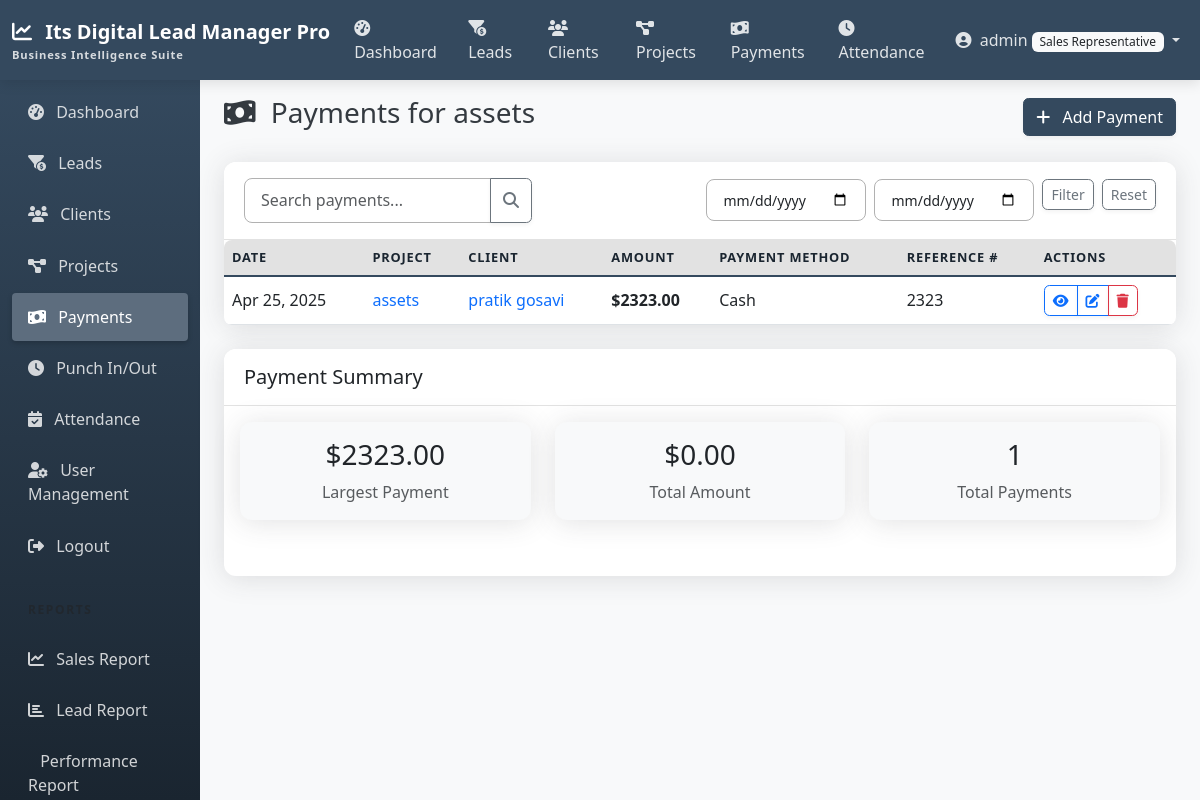
Screenshot of /payments/project/1/ (signed in) with the database file from the repository.
### accounts/models.py (models this page shows, shortened)
class CustomUser(AbstractUser):
    ROLE_CHOICES = (
        ('admin', 'Admin'),
        ('manager', 'Manager'),
        ('team_leader', 'Team Leader'),
        ('sales_rep', 'Sales Representative'),
    )
    role = models.CharField(max_length=20, choices=ROLE_CHOICES, default='sales_rep')

### projects/models.py (models this page shows, shortened)
class Project(models.Model):
    STATUS_CHOICES = [
        ('started', 'started'),
        ('figma_completed', 'figma done'),
        ('frontend_completed', 'frontend completed'),
        ('backend_completed', 'backend completed'),
        ('completed', 'completed'),
    ]
    name = models.CharField(max_length=255)
    description = models.TextField(blank=True, null=True)
    client = models.ForeignKey(Client, on_delete=models.CASCADE, related_name='projects')
    start_date = models.DateField()
    end_date = models.DateField(blank=True, null=True)
    status = models.CharField(max_length=20, choices=STATUS_CHOICES, default='upcoming')
    budget = models.DecimalField(max_digits=12, decimal_places=2, default=0)
    notes = models.TextField(blank=True, null=True)
    created_by = models.ForeignKey(
        CustomUser,
        related_name='created_projects',
        on_delete=models.SET_NULL,
        null=True,
        blank=True
    )
    created_at = models.DateTimeField(auto_now_add=True)
    updated_at = models.DateTimeField(auto_now=True)
    class Meta:
        ordering = ['-created_at']

### payments/models.py (models this page shows, shortened)
class Payment(models.Model):
    STATUS_CHOICES = [
        ('Cash', 'Cash'),
        ('UPI', 'figma done'),
        ('Other_Company', 'Other_Company'),
        ('Cheque', 'Cheque'),
        ('Paypal', 'Paypal'),
    ]
    project = models.ForeignKey(Project, on_delete=models.CASCADE, related_name='payments')
    amount = models.DecimalField(max_digits=12, decimal_places=2)
    payment_date = models.DateField()
    payment_method = models.CharField(max_length=20, choices=STATUS_CHOICES, default='upcoming')
    description = models.TextField(blank=True, null=True)
    reference_number = models.CharField(max_length=100, blank=True, null=True)
    created_by = models.ForeignKey(
        CustomUser,
        related_name='created_payments',
        on_delete=models.SET_NULL,
        null=True,
        blank=True
    )
    created_at = models.DateTimeField(auto_now_add=True)
    updated_at = models.DateTimeField(auto_now=True)
    class Meta:
        ordering = ['-payment_date']

### clients/models.py (models this page shows, shortened)
class Client(models.Model):
    name = models.CharField(max_length=255)
    company = models.CharField(max_length=255, blank=True, null=True)
    phone = models.CharField(max_length=20)
    email = models.EmailField()
    address = models.TextField(blank=True, null=True)
    notes = models.TextField(blank=True, null=True)
    lead = models.OneToOneField(
        Lead,
        on_delete=models.SET_NULL,
        null=True,
        blank=True,
        related_name='converted_client'
    )
    created_by = models.ForeignKey(
        CustomUser,
        related_name='created_clients',
        on_delete=models.SET_NULL,
        null=True,
        blank=True
    )
    created_at = models.DateTimeField(auto_now_add=True)
    updated_at = models.DateTimeField(auto_now=True)
    class Meta:
        ordering = ['-created_at']

### payments/views.py (the view, shortened to what this page needs)
# urls.py: path('project/<int:project_id>/', views.ProjectPaymentsView.as_view(), name='project_payments'),
class ProjectPaymentsView(LoginRequiredMixin, ListView):
    model = Payment
    template_name = 'payments/payment_list.html'
    context_object_name = 'payments'
    paginate_by = 10
    def dispatch(self, request, *args, **kwargs):
        self.project = get_object_or_404(Project, pk=kwargs['project_id'])
        return super().dispatch(request, *args, **kwargs)
    def get_queryset(self):
        return Payment.objects.filter(project=self.project)
    def get_context_data(self, **kwargs):
        context = super().get_context_data(**kwargs)
        context['project'] = self.project
        context['show_project_detail'] = False
        return context

### templates/payments/payment_list.html (shortened to what this page needs)
{% extends 'base.html' %}
{% block content %}
<div class="d-flex justify-content-between align-items-center mb-4">
    <h1 class="h3">
        <i class="fas fa-money-bill-wave me-2"></i>
        {% if project %}Payments for {{ project.name }}{% else %}All Payments{% endif %}
    </h1>
    <div>
        <a href="{% url 'payment_add' %}{% if project %}?project={{ project.id }}{% endif %}" class="btn btn-primary">
            <i class="fas fa-plus me-2"></i> Add Payment
        </a>
    </div>
</div>
<div class="card shadow">
    <div class="card-header bg-white">
        <div class="row align-items-center">
            <div class="col-md-4">
                <form action="" method="get" class="input-group">
                    <input type="text" name="search" class="form-control" placeholder="Search payments..." value="{{ search_query }}">
                    <button type="submit" class="btn btn-outline-secondary">
                        <i class="fas fa-search"></i>
                    </button>
                </form>
            </div>
            <div class="col-md-8">
                <div class="d-flex justify-content-end">
                    <form action="" method="get" class="row g-2">
                        <div class="col-auto">
                            <input type="date" name="start_date" class="form-control form-control-sm" placeholder="Start Date" value="{{ start_date }}">
                        </div>
                        <div class="col-auto">
                            <input type="date" name="end_date" class="form-control form-control-sm" placeholder="End Date" value="{{ end_date }}">
                        </div>
                        <div class="col-auto">
                            <button type="submit" class="btn btn-sm btn-outline-secondary">Filter</button>
                        </div>
                        <div class="col-auto">
                            <a href="{% if project %}{% url 'project_payments' project.id %}{% else %}{% url 'payment_list' %}{% endif %}" class="btn btn-sm btn-outline-secondary">Reset</a>
                        </div>
                    </form>
                </div>
            </div>
        </div>
    </div>
    <div class="table-responsive">
        <table class="table table-hover align-middle mb-0">
            <thead class="table-light">
                <tr>
                    <th scope="col">Date</th>
                    <th scope="col">Project</th>
                    <th scope="col">Client</th>
                    <th scope="col">Amount</th>
                    <th scope="col">Payment Method</th>
                    <th scope="col">Reference #</th>
                    <th scope="col">Actions</th>
                </tr>
            </thead>
            <tbody>
                {% for payment in payments %}
                <tr>
                    <td>{{ payment.payment_date|date:"M d, Y" }}</td>
                    <td>
                        <a href="{% url 'project_detail' payment.project.id %}" class="text-decoration-none">
                            {{ payment.project.name }}
                        </a>
                    </td>
                    <td>
                        <a href="{% url 'client_detail' payment.project.client.id %}" class="text-decoration-none">
                            {{ payment.project.client.name }}
                        </a>
                    </td>
                    <td class="fw-bold">${{ payment.amount }}</td>
                    <td>{{ payment.payment_method|default:"-" }}</td>
                    <td>{{ payment.reference_number|default:"-" }}</td>
                    <td>
                        <div class="btn-group btn-group-sm">
                            <a href="{% url 'payment_detail' payment.id %}" class="btn btn-outline-primary" title="View">
                                <i class="fas fa-eye"></i>
                            </a>
                            <a href="{% url 'payment_edit' payment.id %}" class="btn btn-outline-primary" title="Edit">
                                <i class="fas fa-edit"></i>
                            </a>
                            {% if user.is_superuser or user.role in 'admin,manager' %}
                            <a href="{% url 'payment_delete' payment.id %}" class="btn btn-outline-danger" title="Delete">
                                <i class="fas fa-trash"></i>
                            </a>
                            {% endif %}
                        </div>
                    </td>
                </tr>
                {% endfor %}
            </tbody>
        </table>
    </div>
</div>
{% if payments %}
<div class="card shadow mt-4">
    <div class="card-header bg-white">
        <h5 class="mb-0">Payment Summary</h5>
    </div>
    <div class="card-body">
        <div class="row">
            <div class="col-md-4 mb-3">
                <div class="card bg-light">
                    <div class="card-body text-center">
                        <h3>
                            {% if payments %}
                                ${{ payments.first.amount|default:"0"|floatformat:2 }}
                            {% else %}
                                $0
                            {% endif %}
                        </h3>
                        <p class="text-muted mb-0">Largest Payment</p>
                    </div>
                </div>
            </div>
            <div class="col-md-4 mb-3">
                <div class="card bg-light">
                    <div class="card-body text-center">
                        <h3>
                            ${% if payments %}{{ total_amount|default:"0"|floatformat:2 }}{% else %}0{% endif %}
                        </h3>
                        <p class="text-muted mb-0">Total Amount</p>
                    </div>
                </div>
            </div>
            <div class="col-md-4 mb-3">
                <div class="card bg-light">
                    <div class="card-body text-center">
                        <h3>{{ payments|length }}</h3>
                        <p class="text-muted mb-0">Total Payments</p>
                    </div>
                </div>
            </div>
        </div>
    </div>
</div>
{% endif %}
{% endblock %}

### templates/navbar.html (shortened to what this page needs)
<nav class="navbar navbar-expand-md navbar-dark sticky-top">
    <div class="container-fluid">
        <a class="navbar-brand" href="{% url 'home' %}">
            <i class="fas fa-chart-line me-2"></i>
            Its Digital Lead Manager Pro
            <span class="navbar-brand-subtitle">Business Intelligence Suite</span>
        </a>
        <div class="collapse navbar-collapse" id="navbarNav">
            <ul class="navbar-nav me-auto">
                {% if user.is_authenticated %}
                <li class="nav-item">
                    <a class="nav-link {% if request.path == '/reports/dashboard/' %}active{% endif %}" href="{% url 'dashboard' %}">
                        <i class="fas fa-tachometer-alt me-1"></i> Dashboard
                    </a>
                </li>
                <li class="nav-item">
                    <a class="nav-link {% if '/leads/' in request.path %}active{% endif %}" href="{% url 'lead_list' %}">
                        <i class="fas fa-funnel-dollar me-1"></i> Leads
                    </a>
                </li>
                <li class="nav-item">
                    <a class="nav-link {% if '/clients/' in request.path %}active{% endif %}" href="{% url 'client_list' %}">
                        <i class="fas fa-users me-1"></i> Clients
                    </a>
                </li>
                <li class="nav-item d-none d-lg-block">
                    <a class="nav-link {% if '/projects/' in request.path %}active{% endif %}" href="{% url 'project_list' %}">
                        <i class="fas fa-project-diagram me-1"></i> Projects
                    </a>
                </li>
                <li class="nav-item d-none d-lg-block">
                    <a class="nav-link {% if '/payments/' in request.path %}active{% endif %}" href="{% url 'payment_list' %}">
                        <i class="fas fa-money-bill-wave me-1"></i> Payments
                    </a>
                </li>
                <li class="nav-item d-none d-lg-block">
                    <a class="nav-link {% if '/attendance/punch/' in request.path %}active{% endif %}" href="{% url 'punch' %}">
                        <i class="fas fa-clock me-1"></i> Attendance
                    </a>
                </li>
                {% endif %}
            </ul>
            <ul class="navbar-nav">
                {% if user.is_authenticated %}
                <li class="nav-item dropdown">
                    <a class="nav-link dropdown-toggle" href="#" id="navbarDropdown" role="button" data-bs-toggle="dropdown" aria-expanded="false">
                        <i class="fas fa-user-circle me-1"></i>
                        {% if user.first_name %}{{ user.first_name }}{% else %}{{ user.username }}{% endif %}
                        <span class="badge bg-light text-dark">{{ user.get_role_display }}</span>
                    </a>
                </li>
                {% endif %}
            </ul>
        </div>
    </div>
</nav>

### static/css/custom.css (style rules this page uses)
:root { --primary-color: #34495e; --primary-light: #5d6d7e; --primary-dark: #1a2530; --secondary-color: #e2e2e2; --secondary-dark: #b1b1b1; --accent-color: #f39c12; --bg-color: #f8f9fa; --text-color: #343a40; --text-light: #f8f9fa; --success-color: #2ecc71; --info-color: #3498db; --warning-color: #f39c12; --danger-color: #e74c3c; }
body { background-color: var(--bg-color); color: var(--text-color); }
.navbar { background-color: var(--primary-color) !important; box-shadow: 0 4px 12px rgba(0, 0, 0, 0.1); }
.navbar-brand { font-weight: 700; font-size: 1.25rem; color: white !important; }
.navbar-brand-subtitle { font-size: 0.7rem; opacity: 0.8; display: block; letter-spacing: 0.05rem; }
.navbar .nav-link { color: rgba(255, 255, 255, 0.85) !important; font-weight: 500; }
.card { border: none; box-shadow: 0 0.15rem 1.75rem 0 rgba(58, 59, 69, 0.15) !important; border-radius: 0.75rem; margin-bottom: 1.5rem; transition: transform 0.2s ease, box-shadow 0.2s ease; }
.card-header { padding: 1rem 1.25rem; border-bottom: 1px solid var(--secondary-color); background-color: white; border-top-left-radius: 0.75rem !important; border-top-right-radius: 0.75rem !important; font-weight: 600; }
.form-control, .form-select { border-radius: 0.5rem; padding: 0.6rem 1rem; border-color: var(--secondary-dark); }
.badge { font-weight: 500; padding: 0.35em 0.65em; }
.table { border-collapse: separate; border-spacing: 0; border-radius: 0.5rem; overflow: hidden; }
.table thead th { background-color: var(--secondary-color); border-bottom: 2px solid var(--primary-color); color: var(--primary-dark); font-weight: 600; text-transform: uppercase; font-size: 0.8rem; letter-spacing: 0.05rem; }
.table tbody tr { transition: all 0.2s ease; }
.btn { border-radius: 0.35rem; font-weight: 500; box-shadow: 0 2px 4px rgba(0, 0, 0, 0.05); transition: all 0.2s ease; }
.btn-primary { background-color: var(--primary-color); border-color: var(--primary-color); }

### rows the page displays
CustomUser: username "admin", role "Sales Representative"
Project: name "assets"
Payment: payment_date "Apr 25, 2025", project.name "assets", project.client.name "pratik gosavi", amount "2323.00", payment_method "Cash", reference_number "2323", first.amount "2323.00"

### other values shown
{{ total_amount|default:"0"|floatformat:2 }} "0.00"
{{ payments|length }} "1"
